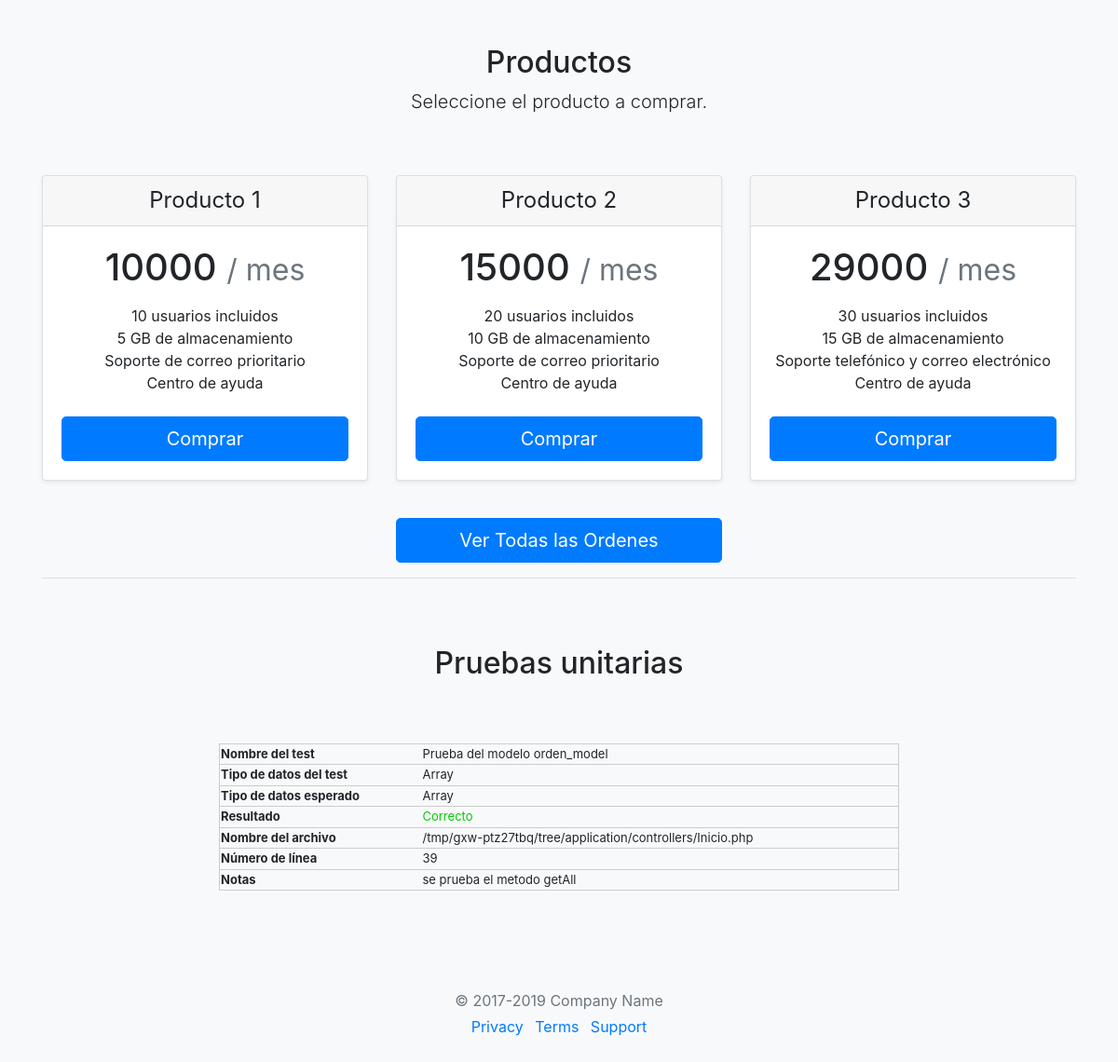
The page / on the database its author committed.
### tables this page shows
CREATE TABLE `productos` (
  `id` int(11) NOT NULL,
  `nombre` varchar(50) NOT NULL,
  `precio` int(6) NOT NULL,
  `descripcion` varchar(200) NOT NULL
);

### application/views/template/render_view.php (called while the page is built)
<?php
$this->load->view('template/header_view');
$this->load->view($contenido);
$this->load->view('template/footer_view');

### application/controllers/Inicio.php (called while the page is built, shortened)
<?php
class Inicio extends CI_Controller
{
    public function __construct()
    {
        $this->load->model("producto_model");
        $this->unit->active(true);
    }
    public function index()
    {
        $data["productos"] = $this->producto_model->getAll();
        $this->unit->run($this->producto_model->getAll(), 'is_array', 'Prueba del modelo orden_model', 'se prueba el metodo getAll');
        $data["prueba"] = $this->unit->report();
        $data["contenido"] = "inicio_view";
        $this->load->view('template/render_view', $data);
    }
}

### index.php (called while the page is built, shortened)
<?php
require_once BASEPATH.'core/CodeIgniter.php';

### application/models/Producto_model.php (called while the page is built, shortened)
<?php
class Producto_model extends CI_Model
{
    private $tabla = 'productos';
    public function getAll(): array
    {
        $query = $this->db->select('*')
            ->from($this->tabla)
            ->get();
        return $query->result();
    }
}

### application/views/inicio_view.php (the view)
<div class="py-5 text-center">
  <h2>Productos</h2>
  <p class="lead">Seleccione el producto a comprar.</p>
</div>
<div class="card-deck mb-3 text-center">
  <?php
  foreach($productos AS $producto) {
  ?>
  <div class="card mb-4 shadow-sm">
    <div class="card-header">
      <h4 class="my-0 font-weight-normal"><?=$producto->nombre?></h4>
    </div>
    <div class="card-body">
      <h1 class="card-title pricing-card-title"><?=$producto->precio?> <small class="text-muted">/ mes</small></h1>
      <ul class="list-unstyled mt-3 mb-4">
        <?=$producto->descripcion?>
      </ul>
      <a href=<?php echo "/orden/nueva/".$producto->id;?> class="btn btn-lg btn-block btn-primary">Comprar</a>
    </div>
  </div>
  <?php
  }
  ?>
</div>
<div class="row">
  <div class="col-md-4 offset-md-4">
    <a href="<?php echo site_url("orden/all");?>" class="btn btn-lg btn-block btn-primary">Ver Todas las Ordenes</a>
  </div>
</div>

### application/views/template/header_view.php (shortened to what this page needs)
<!doctype html>
<html lang="en">
<head>
  <link href="/assets/css/bootstrap.min.css" rel="stylesheet"
>
</head>
<body class="bg-light">
  <div class="container">

### application/views/template/footer_view.php (shortened to what this page needs)
<?php if(isset($prueba) && !empty($prueba)) { ?>
  <hr class="mb-4">
  <div class="py-5 text-center">
      <h2>Pruebas unitarias</h2>
    </div>
<div class="row">
<div class="col-md-8 offset-md-2">
    <?=$prueba?>
  </div>
  </div>
<?php } ?>
<footer class="my-5 pt-5 text-muted text-center text-small">
      <p class="mb-1">&copy; 2017-2019 Company Name</p>
      <ul class="list-inline">
        <li class="list-inline-item"><a href="#">Privacy</a></li>
        <li class="list-inline-item"><a href="#">Terms</a></li>
        <li class="list-inline-item"><a href="#">Support</a></li>
      </ul>
    </footer>
  </div>
</body>
</html>

### rows shown on the page
productos: nombre "Producto 1", precio "10000", descripcion "10 usuarios incluidos 5 GB de almacenamiento Soporte de correo prioritario Centro de ayuda"
productos: nombre "Producto 2", precio "15000", descripcion "20 usuarios incluidos 10 GB de almacenamiento Soporte de correo prioritario Centro de ayuda"
productos: nombre "Producto 3", precio "29000", descripcion "30 usuarios incluidos 15 GB de almacenamiento Soporte telefónico y correo electrónico Centro de ayuda"
